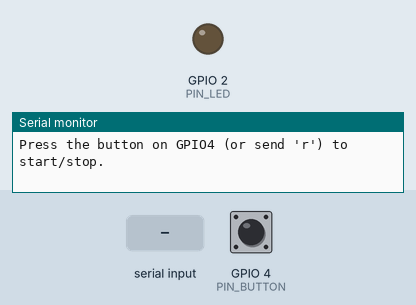
Recording of a program running on a simulated ESP32. Shown: output pins drawn as LEDs (lit = HIGH), the last lines printed to the serial monitor. Inputs (shaded band) come from the test bench; at power-on: GPIO 4 (PIN_BUTTON) HIGH. WiFi joins after 1.5 s; servers stay silent unless stated; I2S audio is not simulated (input reads silence); uploads are accepted with an empty reply; EEPROM starts erased.

Above: at 3.0 s.
3.1 s: GPIO 4 (PIN_BUTTON) pulled LOW for 0.15 s
At 4.0 s:
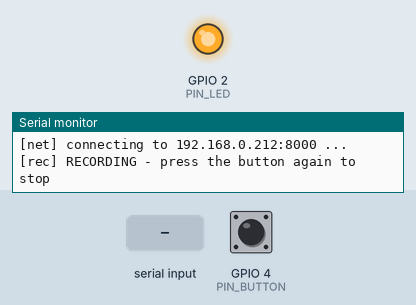
4.8 s: "r90\n" received over Serial
At 5.4 s:
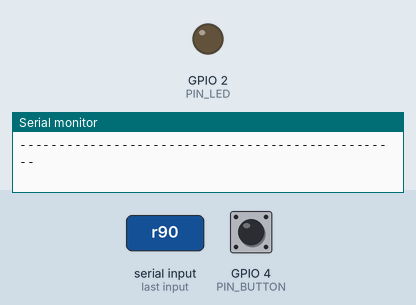
6.4 s: GPIO 4 (PIN_BUTTON) pulled LOW for 1 s
At 7.8 s:
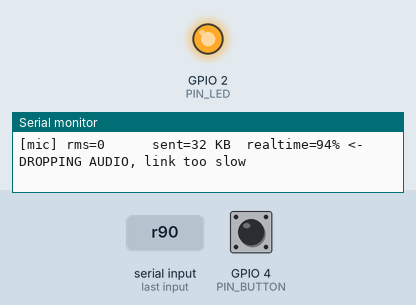
10.4 s: GPIO 4 (PIN_BUTTON) pulled LOW for 3.2 s
At 12.1 s:
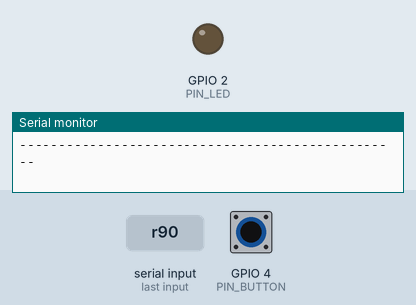
Timing chart, 0 to 13.6 s (numbered marks = the images above; inputs shaded):
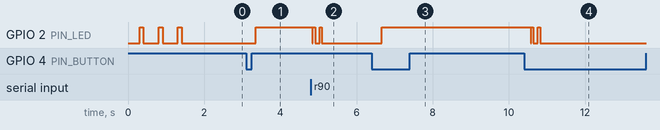

The program:

main.cpp
```cpp
// ---------------------------------------------------------------------------
//  AI voice recorder -- ESP32 WROOM-32 + INMP441 I2S microphone
//
//  Press the button  -> opens an HTTP chunked POST to the notes server and
//                       streams raw 16 kHz mono PCM for as long as you talk.
//  Press it again    -> ends the stream; the server transcribes, separates
//                       speakers and summarises, then returns the notes, which
//                       are printed on the serial monitor.
//
//  Wiring and tunables live in config.h.
// ---------------------------------------------------------------------------
#include <Arduino.h>
#include <Preferences.h>
#include <WiFi.h>

#include "config.h"

#if defined(ESP_ARDUINO_VERSION_MAJOR) && ESP_ARDUINO_VERSION_MAJOR >= 3
  #define USE_I2S_STD_DRIVER 1
  #include <driver/i2s_std.h>
#else
  #define USE_I2S_STD_DRIVER 0
  #include <driver/i2s.h>
#endif

// ---------------------------------------------------------------------------
// State
// ---------------------------------------------------------------------------
enum RecorderState { IDLE, RECORDING };
static RecorderState state = IDLE;

static WiFiClient net;

// Where to send audio. SERVER_HOST in config.h is only the factory default:
// the value actually used is kept in NVS so a DHCP change costs a serial
// command rather than a reflash (this board's auto-reset is unreliable, so
// re-flashing means holding BOOT by hand every time).
static Preferences prefs;
static String   serverHost;
static uint16_t serverPort = SERVER_PORT;

static int32_t rawFrames[FRAMES_PER_READ];   // 32-bit slots straight from I2S

// One HTTP chunk, assembled in place so it leaves as a single write():
//   [ chunk-size header ][ PCM payload ][ CRLF ]
// The header is right-justified to end at HDR_ROOM, so the whole frame is
// contiguous and we never send the header, body and trailer as three tiny
// packets -- doing that collapsed throughput to a third of real time.
#define HDR_ROOM 8                           // "1000\r\n" is 6 bytes, 8 is plenty
static uint8_t  txBuf[HDR_ROOM + FRAMES_PER_READ * 2 + 2];
static int16_t *pcmOut = (int16_t *)(txBuf + HDR_ROOM);

static uint32_t recordStartMs = 0;
static uint32_t bytesSent     = 0;

// Running level meter, so a mis-wired mic is obvious on the serial monitor.
static uint64_t levelSumSq   = 0;
static uint32_t levelSamples = 0;
static uint32_t lastMeterMs  = 0;
static uint32_t clipCount    = 0;

#if USE_I2S_STD_DRIVER
static i2s_chan_handle_t i2sRx = NULL;
#endif

// ---------------------------------------------------------------------------
// LED helpers
// ---------------------------------------------------------------------------
static void ledOn()  { digitalWrite(PIN_LED, HIGH); }
static void ledOff() { digitalWrite(PIN_LED, LOW); }

static void ledBlink(int times, int onMs, int offMs) {
  for (int i = 0; i < times; i++) {
    ledOn();  delay(onMs);
    ledOff(); delay(offMs);
  }
}

// ---------------------------------------------------------------------------
// I2S
// ---------------------------------------------------------------------------
static bool i2sBegin() {
#if USE_I2S_STD_DRIVER
  i2s_chan_config_t chanCfg = I2S_CHANNEL_DEFAULT_CONFIG(I2S_NUM_0, I2S_ROLE_MASTER);
  chanCfg.dma_desc_num  = 8;
  chanCfg.dma_frame_num = 512;
  chanCfg.auto_clear    = false;

  if (i2s_new_channel(&chanCfg, NULL, &i2sRx) != ESP_OK) {
    Serial.println("[i2s] i2s_new_channel failed");
    return false;
  }

  i2s_std_config_t stdCfg = {
    .clk_cfg  = I2S_STD_CLK_DEFAULT_CONFIG(SAMPLE_RATE),
    .slot_cfg = I2S_STD_PHILIPS_SLOT_DEFAULT_CONFIG(I2S_DATA_BIT_WIDTH_32BIT,
                                                    I2S_SLOT_MODE_MONO),
    .gpio_cfg = {
      .mclk = I2S_GPIO_UNUSED,
      .bclk = (gpio_num_t)PIN_I2S_SCK,
      .ws   = (gpio_num_t)PIN_I2S_WS,
      .dout = I2S_GPIO_UNUSED,
      .din  = (gpio_num_t)PIN_I2S_SD,
      .invert_flags = { .mclk_inv = false, .bclk_inv = false, .ws_inv = false },
    },
  };
  // L/R tied to GND => the INMP441 drives the left slot only.
  stdCfg.slot_cfg.slot_mask = I2S_STD_SLOT_LEFT;

  if (i2s_channel_init_std_mode(i2sRx, &stdCfg) != ESP_OK) {
    Serial.println("[i2s] init_std_mode failed");
    return false;
  }
  if (i2s_channel_enable(i2sRx) != ESP_OK) {
    Serial.println("[i2s] enable failed");
    return false;
  }
#else
  i2s_config_t cfg = {
    .mode                 = (i2s_mode_t)(I2S_MODE_MASTER | I2S_MODE_RX),
    .sample_rate          = SAMPLE_RATE,
    .bits_per_sample      = I2S_BITS_PER_SAMPLE_32BIT,
    .channel_format       = I2S_CHANNEL_FMT_ONLY_LEFT,
    .communication_format = I2S_COMM_FORMAT_STAND_I2S,
    .intr_alloc_flags     = ESP_INTR_FLAG_LEVEL1,
    .dma_buf_count        = 8,
    .dma_buf_len          = 512,
    .use_apll             = false,
    .tx_desc_auto_clear   = false,
    .fixed_mclk           = 0,
  };
  i2s_pin_config_t pins = {
    .bck_io_num   = PIN_I2S_SCK,
    .ws_io_num    = PIN_I2S_WS,
    .data_out_num = I2S_PIN_NO_CHANGE,
    .data_in_num  = PIN_I2S_SD,
  };
  if (i2s_driver_install(I2S_NUM_0, &cfg, 0, NULL) != ESP_OK) return false;
  if (i2s_set_pin(I2S_NUM_0, &pins) != ESP_OK) return false;
#endif
  Serial.printf("[i2s] ready: %d Hz mono, SCK=%d WS=%d SD=%d\n",
                SAMPLE_RATE, PIN_I2S_SCK, PIN_I2S_WS, PIN_I2S_SD);
  return true;
}

// Reads one block of frames and converts 32-bit slots -> gained int16.
// Returns the number of samples placed in pcmOut (0 on timeout/error).
static size_t i2sReadBlock() {
  size_t bytesRead = 0;
#if USE_I2S_STD_DRIVER
  if (i2s_channel_read(i2sRx, rawFrames, sizeof(rawFrames), &bytesRead,
                       pdMS_TO_TICKS(200)) != ESP_OK) {
    return 0;
  }
#else
  if (i2s_read(I2S_NUM_0, rawFrames, sizeof(rawFrames), &bytesRead,
               pdMS_TO_TICKS(200)) != ESP_OK) {
    return 0;
  }
#endif

  const size_t frames = bytesRead / sizeof(int32_t);
  for (size_t i = 0; i < frames; i++) {
    // Top 16 bits of the mic's 24-bit sample, then digital gain.
    int32_t s = (rawFrames[i] >> 16) * MIC_GAIN;
    if (s >  32767) { s =  32767; clipCount++; }
    if (s < -32768) { s = -32768; clipCount++; }
    pcmOut[i] = (int16_t)s;

    levelSumSq += (uint64_t)((int32_t)pcmOut[i] * (int32_t)pcmOut[i]);
    levelSamples++;
  }
  return frames;
}

// Bytes of PCM one second of audio should produce.
#define BYTES_PER_SEC ((uint32_t)SAMPLE_RATE * 2)

// Percentage of the audio we actually got onto the wire. Anything below ~98
// means the link could not keep up and speech was dropped, which otherwise
// shows up only as a recording that is mysteriously shorter than the take.
static uint32_t capturePercent() {
  const uint32_t elapsed = millis() - recordStartMs;
  if (elapsed < 500) return 100;
  const uint64_t expected = (uint64_t)elapsed * BYTES_PER_SEC / 1000;
  return expected ? (uint32_t)((uint64_t)bytesSent * 100 / expected) : 100;
}

static void printMeter() {
  if (levelSamples == 0) return;
  const uint32_t rms = (uint32_t)sqrt((double)levelSumSq / (double)levelSamples);
  const uint32_t pct = capturePercent();

  Serial.printf("[mic] rms=%-6lu sent=%lu KB  realtime=%lu%% %s%s\n",
                (unsigned long)rms, (unsigned long)(bytesSent / 1024),
                (unsigned long)pct,
                pct < 98 ? "<- DROPPING AUDIO, link too slow " : "",
                clipCount ? "(clipping - lower MIC_GAIN)" : "");
  levelSumSq   = 0;
  levelSamples = 0;
  clipCount    = 0;
}

// ---------------------------------------------------------------------------
// Wi-Fi
// ---------------------------------------------------------------------------
static void wifiConnect() {
  if (WiFi.status() == WL_CONNECTED) return;

  Serial.printf("[wifi] connecting to %s", WIFI_SSID);
  WiFi.mode(WIFI_STA);
  WiFi.setSleep(false);              // keeps the audio stream from stuttering
  WiFi.begin(WIFI_SSID, WIFI_PASSWORD);

  uint32_t start = millis();
  while (WiFi.status() != WL_CONNECTED && millis() - start < 30000) {
    ledOn();  delay(100);
    ledOff(); delay(400);
    Serial.print(".");
  }
  Serial.println();

  if (WiFi.status() == WL_CONNECTED) {
    Serial.printf("[wifi] connected, ip=%s rssi=%d\n",
                  WiFi.localIP().toString().c_str(), WiFi.RSSI());
  } else {
    Serial.println("[wifi] FAILED - check credentials in config.h");
  }
}

// ---------------------------------------------------------------------------
// Streaming upload (HTTP/1.1 chunked POST)
// ---------------------------------------------------------------------------
static bool startRecording() {
  if (WiFi.status() != WL_CONNECTED) {
    wifiConnect();
    if (WiFi.status() != WL_CONNECTED) return false;
  }

  Serial.printf("[net] connecting to %s:%u ...\n", serverHost.c_str(), serverPort);
  if (!net.connect(serverHost.c_str(), serverPort, 5000)) {
    Serial.printf("[net] connect FAILED - is app.py running on %s:%u?\n"
                  "      if the server moved, type:  s <new-ip>\n",
                  serverHost.c_str(), serverPort);
    return false;
  }
  net.setNoDelay(true);

  // Headers describe the raw stream that follows; the body is the PCM itself.
  net.printf("POST %s HTTP/1.1\r\n", INGEST_PATH);
  net.printf("Host: %s:%u\r\n", serverHost.c_str(), serverPort);
  net.print("User-Agent: esp32-voice-recorder/1.0\r\n");
  net.printf("X-Device-Id: %s\r\n", DEVICE_ID);
  net.printf("X-Sample-Rate: %d\r\n", SAMPLE_RATE);
  net.print("X-Channels: 1\r\n");
  net.printf("X-Bits: %d\r\n", SAMPLE_BITS);
  net.print("Content-Type: application/octet-stream\r\n");
  net.print("Transfer-Encoding: chunked\r\n");
  net.print("Connection: close\r\n");
  net.print("\r\n");

  recordStartMs = millis();
  bytesSent     = 0;
  levelSumSq    = 0;
  levelSamples  = 0;
  clipCount     = 0;
  lastMeterMs   = millis();

  state = RECORDING;
  ledOn();
  Serial.println("[rec] RECORDING - press the button again to stop");
  return true;
}

// Emits the PCM already sitting in pcmOut as one HTTP chunk, in one write().
static bool sendChunk(size_t payloadLen) {
  char header[HDR_ROOM + 1];
  const int hlen = snprintf(header, sizeof(header), "%X\r\n", (unsigned)payloadLen);
  if (hlen <= 0 || hlen > HDR_ROOM) return false;

  uint8_t *start = txBuf + HDR_ROOM - hlen;
  memcpy(start, header, hlen);                       // header ends where PCM starts
  txBuf[HDR_ROOM + payloadLen]     = '\r';
  txBuf[HDR_ROOM + payloadLen + 1] = '\n';

  const size_t total = hlen + payloadLen + 2;
  return net.write(start, total) == total;
}

static void pumpAudio() {
  const size_t frames = i2sReadBlock();
  if (frames == 0) return;

  if (!net.connected() || !sendChunk(frames * sizeof(int16_t))) {
    Serial.println("[net] stream broke - aborting recording");
    net.stop();
    state = IDLE;
    ledOff();
    ledBlink(3, 80, 80);
    return;
  }
  bytesSent += frames * sizeof(int16_t);

  if (millis() - lastMeterMs >= 1000) {
    printMeter();
    lastMeterMs = millis();
  }
}

// Ends the chunked body and waits for the server's JSON reply.
static void stopRecording() {
  const uint32_t seconds = (millis() - recordStartMs) / 1000;
  const uint32_t pct     = capturePercent();

  Serial.printf("[rec] stopped after %lus - %lu KB = %.1fs of audio (%lu%% of real time)\n",
                (unsigned long)seconds, (unsigned long)(bytesSent / 1024),
                (double)bytesSent / BYTES_PER_SEC, (unsigned long)pct);
  if (pct < 98) {
    Serial.printf("[rec] WARNING: %lu%% of the audio never made it out. Move the "
                  "board closer to the router (rssi now %d).\n",
                  (unsigned long)(100 - pct), WiFi.RSSI());
  }

  if (net.connected()) {
    net.print("0\r\n\r\n");           // terminating chunk
    net.flush();
  }

  state = IDLE;
  ledOff();

  if (bytesSent == 0) {
    Serial.println("[rec] no audio captured - check the mic wiring");
    net.stop();
    ledBlink(3, 80, 80);
    return;
  }

  Serial.println("[net] waiting for transcript (this takes a few seconds)...");

  const uint32_t deadline = millis() + RESPONSE_TIMEOUT_MS;
  String response;
  while ((int32_t)(millis() - deadline) < 0) {
    while (net.available()) {
      response += (char)net.read();
    }
    if (!net.connected() && !net.available()) break;
    delay(20);
  }
  net.stop();

  if (response.length() == 0) {
    Serial.println("[net] no response from server (timed out)");
    ledBlink(3, 80, 80);
    return;
  }

  const int bodyAt = response.indexOf("\r\n\r\n");
  Serial.println("---------------- server response ----------------");
  Serial.println(bodyAt >= 0 ? response.substring(bodyAt + 4) : response);
  Serial.println("-------------------------------------------------");
  ledBlink(2, 60, 120);
}

// ---------------------------------------------------------------------------
// Button (active low, debounced, toggles recording)
// ---------------------------------------------------------------------------
static bool buttonPressed() {
  static int      lastReading = HIGH;
  static int      stable      = HIGH;
  static uint32_t lastChange  = 0;

  const int reading = digitalRead(PIN_BUTTON);
  if (reading != lastReading) {
    lastReading = reading;
    lastChange  = millis();
  }
  if (millis() - lastChange > DEBOUNCE_MS && reading != stable) {
    stable = reading;
    if (stable == LOW) return true;   // falling edge = press
  }
  return false;
}

static void toggleRecording() {
  if (state == IDLE) {
    if (!startRecording()) ledBlink(3, 80, 80);
  } else {
    stopRecording();
  }
}

// ---------------------------------------------------------------------------
// Serial console
// ---------------------------------------------------------------------------
static void printStatus() {
  Serial.printf("[cfg] server   http://%s:%u%s%s\n",
                serverHost.c_str(), serverPort, INGEST_PATH,
                prefs.isKey("server") ? "  (saved)" : "  (compiled default)");
  Serial.printf("[cfg] wifi     %s  ip=%s  rssi=%d\n",
                WIFI_SSID,
                WiFi.status() == WL_CONNECTED
                    ? WiFi.localIP().toString().c_str() : "(not connected)",
                WiFi.RSSI());
  Serial.printf("[cfg] mic      %d Hz mono  SCK=%d WS=%d SD=%d  gain=%d\n",
                SAMPLE_RATE, PIN_I2S_SCK, PIN_I2S_WS, PIN_I2S_SD, MIC_GAIN);
  Serial.println("[cmd] r = record on/off   s <host[:port]> = set server   "
                 "d = default server   i = this info");
}

static void setServer(String arg) {
  arg.trim();
  if (arg.isEmpty()) { Serial.println("[cfg] usage: s 192.168.0.212[:8000]"); return; }

  uint16_t port = SERVER_PORT;
  const int colon = arg.lastIndexOf(':');
  if (colon > 0) {
    port = (uint16_t)arg.substring(colon + 1).toInt();
    arg  = arg.substring(0, colon);
    if (port == 0) { Serial.println("[cfg] bad port"); return; }
  }

  serverHost = arg;
  serverPort = port;
  prefs.putString("server", serverHost);
  prefs.putUShort("port", serverPort);
  Serial.printf("[cfg] saved: http://%s:%u  (survives reboot)\n",
                serverHost.c_str(), serverPort);
}

static void handleSerial() {
  static String line;
  while (Serial.available()) {
    const char c = Serial.read();
    if (c != '\n' && c != '\r') { line += c; continue; }
    if (line.isEmpty()) continue;

    const char cmd = line[0];
    const String arg = line.substring(1);
    switch (cmd) {
      case 'r': case 'R': toggleRecording(); break;
      case 's': case 'S': setServer(arg);    break;
      case 'i': case 'I': printStatus();     break;
      case 'd': case 'D':
        prefs.remove("server");
        prefs.remove("port");
        serverHost = SERVER_HOST;
        serverPort = SERVER_PORT;
        Serial.printf("[cfg] reverted to compiled default %s:%u\n",
                      serverHost.c_str(), serverPort);
        break;
      default:
        Serial.printf("[cmd] unknown '%c' - try i for help\n", cmd);
    }
    line = "";
  }
}

// ---------------------------------------------------------------------------
// Arduino entry points
// ---------------------------------------------------------------------------
void setup() {
  Serial.begin(115200);
  delay(300);
  Serial.println("\n=== ESP32 AI voice recorder ===");

  pinMode(PIN_LED, OUTPUT);
  ledOff();
  pinMode(PIN_BUTTON, INPUT_PULLUP);

  // A server address saved over serial wins over the one compiled in.
  prefs.begin("voicerec", false);
  // isKey() first: reading an absent key logs a scary ESP-IDF error line.
  serverHost = prefs.isKey("server") ? prefs.getString("server") : String(SERVER_HOST);
  serverPort = prefs.isKey("port")   ? prefs.getUShort("port")   : SERVER_PORT;

  if (!i2sBegin()) {
    Serial.println("[fatal] I2S init failed");
    while (true) { ledBlink(1, 100, 100); }
  }

  wifiConnect();

  printStatus();
  Serial.printf("Press the button on GPIO%d (or send 'r') to start/stop.\n",
                PIN_BUTTON);
}

void loop() {
  if (buttonPressed()) toggleRecording();
  handleSerial();

  if (state == RECORDING) {
    pumpAudio();
    if (state == RECORDING && millis() - recordStartMs > MAX_RECORD_MS) {
      Serial.println("[rec] max duration reached");
      stopRecording();
    }
  } else {
    static uint32_t lastCheck = 0;
    if (millis() - lastCheck > 10000) {
      lastCheck = millis();
      if (WiFi.status() != WL_CONNECTED) wifiConnect();
    }
    delay(5);
  }
}
```

Source omitted: config.h (3104 bytes)

Measured:
- after the input at 3.1 s, GPIO 2 (PIN_LED): LOW → HIGH after 0.26 s
- after the input at 4.8 s, GPIO 2 (PIN_LED): goes LOW 0.01 s, HIGH 0.06 s, LOW 0.12 s, HIGH 0.06 s, then LOW, starting at once
- after the input at 6.4 s, GPIO 2 (PIN_LED): LOW → HIGH after 0.26 s
- after the input at 10.4 s, GPIO 2 (PIN_LED): goes LOW 0.01 s, HIGH 0.06 s, LOW 0.12 s, HIGH 0.06 s, then LOW, starting after 0.17 s
